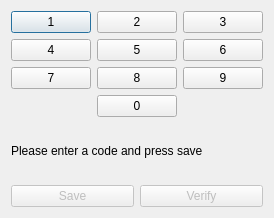
<?xml version="1.0" encoding="UTF-8"?>
<ui version="4.0">
 <class>Dialog</class>
 <widget class="QDialog" name="Dialog">
  <property name="geometry">
   <rect>
    <x>0</x>
    <y>0</y>
    <width>272</width>
    <height>218</height>
   </rect>
  </property>
  <property name="windowTitle">
   <string>Dialog</string>
  </property>
  <layout class="QVBoxLayout" name="verticalLayout">
   <item>
    <layout class="QGridLayout" name="gridLayout">
     <item row="0" column="0">
      <widget class="QPushButton" name="btnOne">
       <property name="text">
        <string>1</string>
       </property>
      </widget>
     </item>
     <item row="0" column="1">
      <widget class="QPushButton" name="btnTwo">
       <property name="text">
        <string>2</string>
       </property>
      </widget>
     </item>
     <item row="0" column="2">
      <widget class="QPushButton" name="btnThree">
       <property name="text">
        <string>3</string>
       </property>
      </widget>
     </item>
     <item row="1" column="0">
      <widget class="QPushButton" name="btnFour">
       <property name="text">
        <string>4</string>
       </property>
      </widget>
     </item>
     <item row="1" column="1">
      <widget class="QPushButton" name="btnFive">
       <property name="text">
        <string>5</string>
       </property>
      </widget>
     </item>
     <item row="1" column="2">
      <widget class="QPushButton" name="btnSix">
       <property name="text">
        <string>6</string>
       </property>
      </widget>
     </item>
     <item row="2" column="0">
      <widget class="QPushButton" name="btnSeven">
       <property name="text">
        <string>7</string>
       </property>
      </widget>
     </item>
     <item row="2" column="1">
      <widget class="QPushButton" name="btnEight">
       <property name="text">
        <string>8</string>
       </property>
      </widget>
     </item>
     <item row="2" column="2">
      <widget class="QPushButton" name="btnNine">
       <property name="text">
        <string>9</string>
       </property>
      </widget>
     </item>
     <item row="3" column="1">
      <widget class="QPushButton" name="btnZero">
       <property name="text">
        <string>0</string>
       </property>
      </widget>
     </item>
    </layout>
   </item>
   <item>
    <widget class="QLabel" name="lblNotify">
     <property name="text">
      <string>Please enter a code and press save</string>
     </property>
    </widget>
   </item>
   <item>
    <layout class="QHBoxLayout" name="horizontalLayout">
     <item>
      <widget class="QPushButton" name="btnSave">
       <property name="enabled">
        <bool>false</bool>
       </property>
       <property name="text">
        <string>Save</string>
       </property>
      </widget>
     </item>
     <item>
      <widget class="QPushButton" name="btnVerify">
       <property name="enabled">
        <bool>false</bool>
       </property>
       <property name="text">
        <string>Verify</string>
       </property>
      </widget>
     </item>
    </layout>
   </item>
  </layout>
 </widget>
 <resources/>
 <connections/>
</ui>
